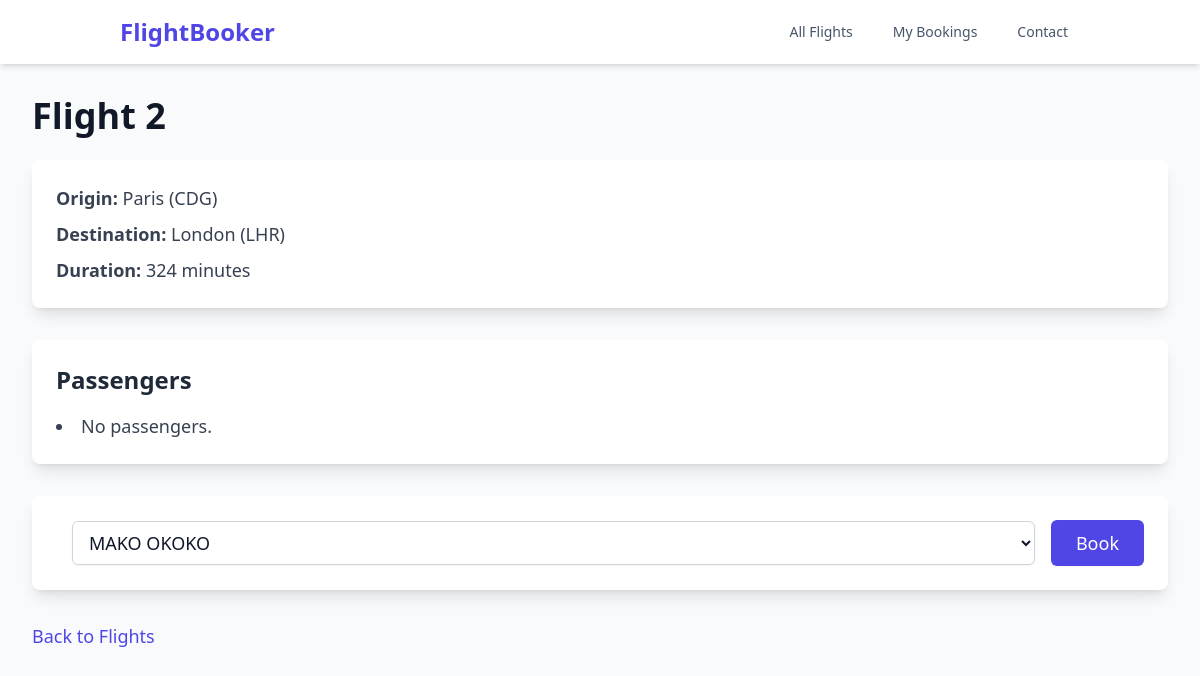
Page /flights/2 on the committed database.
### flights/models.py (models this page shows, shortened)
class Flight(models.Model):
    origin = models.ForeignKey(Airport, on_delete=models.CASCADE, related_name="departures")
    destination = models.ForeignKey(Airport, on_delete=models.CASCADE, related_name="arrivals")
    duration = models.IntegerField()

class Airport(models.Model):
    code = models.CharField(max_length=100)
    city = models.CharField(max_length=100)
    def __str__(self):
        return f"{self.city} ({self.code})"

### flights/views.py (the view)
# urls.py: path('<int:flight_id>', views.flight, name='flight'),
def flight(request, flight_id):
    flight = Flight.objects.get(id=flight_id)
    passengers = flight.passengers.all()
    non_passengers = Passenger.objects.exclude(flights=flight).all()
    return render(request, 'flights/flight.html', {'flight': flight, 'passengers': passengers, 'non_passengers': non_passengers})

### flights/models.py (called while the page is built)
    def __str__(self):
        return f"{self.first} {self.last}"

### flights/templates/flights/flight.html (shortened to what this page needs)
{% extends "flights/layout.html" %}
{% block body %}
<div class="bg-slate-50 min-h-screen font-sans antialiased p-8">
    <h1 class="text-4xl font-extrabold text-gray-900 mb-6">Flight {{ flight.id }}</h1>
    <div class="bg-white shadow-lg rounded-lg p-6 mb-8">
        <ul class="list-none p-0 m-0">
            <li class="text-lg text-gray-700 mb-2"><span class="font-semibold">Origin:</span> {{ flight.origin }}</li>
            <li class="text-lg text-gray-700 mb-2"><span class="font-semibold">Destination:</span> {{ flight.destination }}</li>
            <li class="text-lg text-gray-700"><span class="font-semibold">Duration:</span> {{ flight.duration }} minutes</li>
        </ul>
    </div>
    <div class="bg-white shadow-lg rounded-lg p-6 mb-8">
        <h2 class="text-2xl font-bold text-gray-800 mb-4">Passengers</h2>
        <ul class="list-disc list-inside text-lg text-gray-700">
            {% for passenger in passengers %}
                <li class="mb-1">{{ passenger }}</li>
            {% empty %}
                <li>No passengers.</li>
            {% endfor %}
        </ul>
    </div>
    <form action="{% url 'book' flight.id %}" method="post" class="bg-white shadow-lg rounded-lg p-6 mb-8">
        <div class="flex items-center space-x-4">
            <select name="passenger" id="passenger-select" class="block w-full py-2 px-3 border border-gray-300 bg-white rounded-md shadow-sm focus:outline-none focus:ring-indigo-500 focus:border-indigo-500 sm:text-lg">
                {% for passenger in non_passengers %}
                    <option value="{{ passenger.id }}">{{ passenger }}</option>
                {% endfor %}
            </select>
            <button type="submit" class="inline-flex items-center px-6 py-2 border border-transparent text-lg font-medium rounded-md shadow-sm text-white bg-indigo-600 hover:bg-indigo-700 focus:outline-none focus:ring-2 focus:ring-offset-2 focus:ring-indigo-500">
                Book
            </button>
        </div>
    </form>
    <a href="{% url 'index' %}" class="inline-block text-indigo-600 hover:text-indigo-800 text-lg font-medium">Back to Flights</a>
</div>
{% endblock %}

### rows in the picture
Flight: id "2", origin "Paris (CDG)", destination "London (LHR)", duration "324"

### other values in the picture
form field passenger "MAKO OKOKO"
